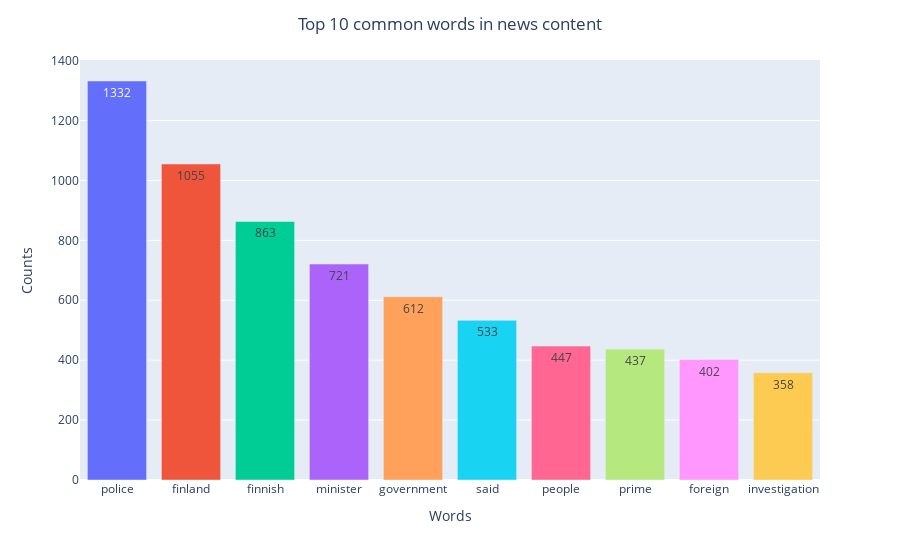

This figure's notebook cell:
### Code cell
fig_ = px.bar(data_frame=top_10_contents, x='Words',y='Counts',color='Words',text='Counts')
fig_.update_layout(title='Top 10 common words in news content', title_x = 0.5, showlegend=False)
fig_.show()

### Figure 1 — Plotly figure (JSON) as saved in the notebook; plotly's stock layout.template omitted (floating-point values rounded to 4 significant figures)
{"data": [{"alignmentgroup": "True", "hovertemplate": "Words=%{x}<br>Counts=%{text}<extra></extra>", "legendgroup": "police", "marker": {"color": "#636efa", "pattern": {"shape": ""}}, "name": "police", "offsetgroup": "police", "orientation": "v", "showlegend": true, "text": ["1332"], "textposition": "auto", "type": "bar", "x": ["police"], "xaxis": "x", "y": [1332], "yaxis": "y"}, {"alignmentgroup": "True", "hovertemplate": "Words=%{x}<br>Counts=%{text}<extra></extra>", "legendgroup": "finland", "marker": {"color": "#EF553B", "pattern": {"shape": ""}}, "name": "finland", "offsetgroup": "finland", "orientation": "v", "showlegend": true, "text": ["1055"], "textposition": "auto", "type": "bar", "x": ["finland"], "xaxis": "x", "y": [1055], "yaxis": "y"}, {"alignmentgroup": "True", "hovertemplate": "Words=%{x}<br>Counts=%{text}<extra></extra>", "legendgroup": "finnish", "marker": {"color": "#00cc96", "pattern": {"shape": ""}}, "name": "finnish", "offsetgroup": "finnish", "orientation": "v", "showlegend": true, "text": ["863"], "textposition": "auto", "type": "bar", "x": ["finnish"], "xaxis": "x", "y": [863], "yaxis": "y"}, {"alignmentgroup": "True", "hovertemplate": "Words=%{x}<br>Counts=%{text}<extra></extra>", "legendgroup": "minister", "marker": {"color": "#ab63fa", "pattern": {"shape": ""}}, "name": "minister", "offsetgroup": "minister", "orientation": "v", "showlegend": true, "text": ["721"], "textposition": "auto", "type": "bar", "x": ["minister"], "xaxis": "x", "y": [721], "yaxis": "y"}, {"alignmentgroup": "True", "hovertemplate": "Words=%{x}<br>Counts=%{text}<extra></extra>", "legendgroup": "government", "marker": {"color": "#FFA15A", "pattern": {"shape": ""}}, "name": "government", "offsetgroup": "government", "orientation": "v", "showlegend": true, "text": ["612"], "textposition": "auto", "type": "bar", "x": ["government"], "xaxis": "x", "y": [612], "yaxis": "y"}, {"alignmentgroup": "True", "hovertemplate": "Words=%{x}<br>Counts=%{text}<extra></extra>", "legendgroup": "said", "marker": {"color": "#19d3f3", "pattern": {"shape": ""}}, "name": "said", "offsetgroup": "said", "orientation": "v", "showlegend": true, "text": ["533"], "textposition": "auto", "type": "bar", "x": ["said"], "xaxis": "x", "y": [533], "yaxis": "y"}, {"alignmentgroup": "True", "hovertemplate": "Words=%{x}<br>Counts=%{text}<extra></extra>", "legendgroup": "people", "marker": {"color": "#FF6692", "pattern": {"shape": ""}}, "name": "people", "offsetgroup": "people", "orientation": "v", "showlegend": true, "text": ["447"], "textposition": "auto", "type": "bar", "x": ["people"], "xaxis": "x", "y": [447], "yaxis": "y"}, {"alignmentgroup": "True", "hovertemplate": "Words=%{x}<br>Counts=%{text}<extra></extra>", "legendgroup": "prime", "marker": {"color": "#B6E880", "pattern": {"shape": ""}}, "name": "prime", "offsetgroup": "prime", "orientation": "v", "showlegend": true, "text": ["437"], "textposition": "auto", "type": "bar", "x": ["prime"], "xaxis": "x", "y": [437], "yaxis": "y"}, {"alignmentgroup": "True", "hovertemplate": "Words=%{x}<br>Counts=%{text}<extra></extra>", "legendgroup": "foreign", "marker": {"color": "#FF97FF", "pattern": {"shape": ""}}, "name": "foreign", "offsetgroup": "foreign", "orientation": "v", "showlegend": true, "text": ["402"], "textposition": "auto", "type": "bar", "x": ["foreign"], "xaxis": "x", "y": [402], "yaxis": "y"}, {"alignmentgroup": "True", "hovertemplate": "Words=%{x}<br>Counts=%{text}<extra></extra>", "legendgroup": "investigation", "marker": {"color": "#FECB52", "pattern": {"shape": ""}}, "name": "investigation", "offsetgroup": "investigation", "orientation": "v", "showlegend": true, "text": ["358"], "textposition": "auto", "type": "bar", "x": ["investigation"], "xaxis": "x", "y": [358], "yaxis": "y"}], "layout": {"barmode": "relative", "legend": {"title": {"text": "Words"}, "tracegroupgap": 0}, "margin": {"t": 60}, "showlegend": false, "title": {"text": "Top 10 common words in news content", "x": 0.5}, "xaxis": {"anchor": "y", "categoryarray": ["police", "finland", "finnish", "minister", "government", "said", "people", "prime", "foreign", "investigation"], "categoryorder": "array", "domain": [0, 1], "title": {"text": "Words"}}, "yaxis": {"anchor": "x", "domain": [0, 1], "title": {"text": "Counts"}}}}
